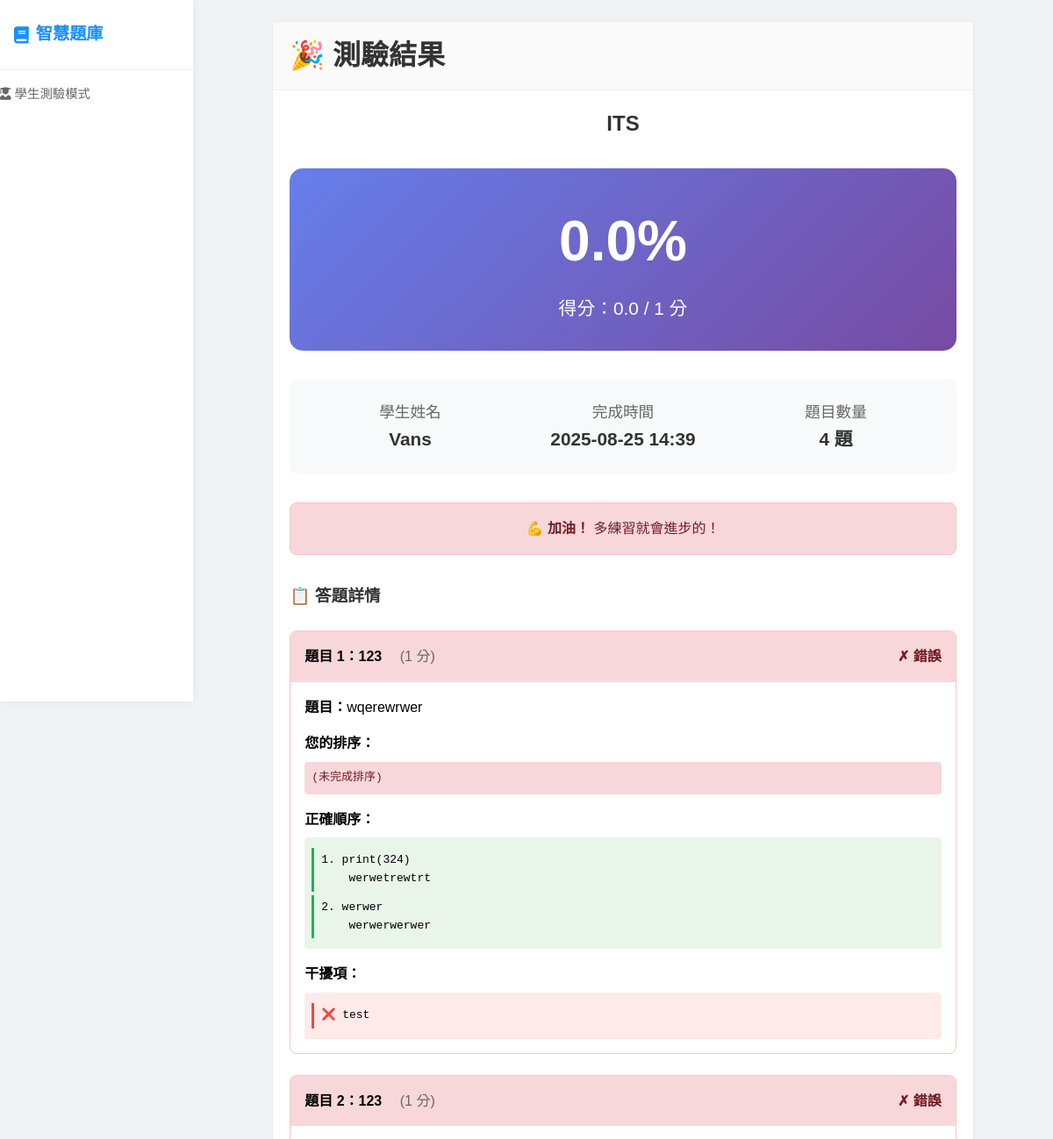
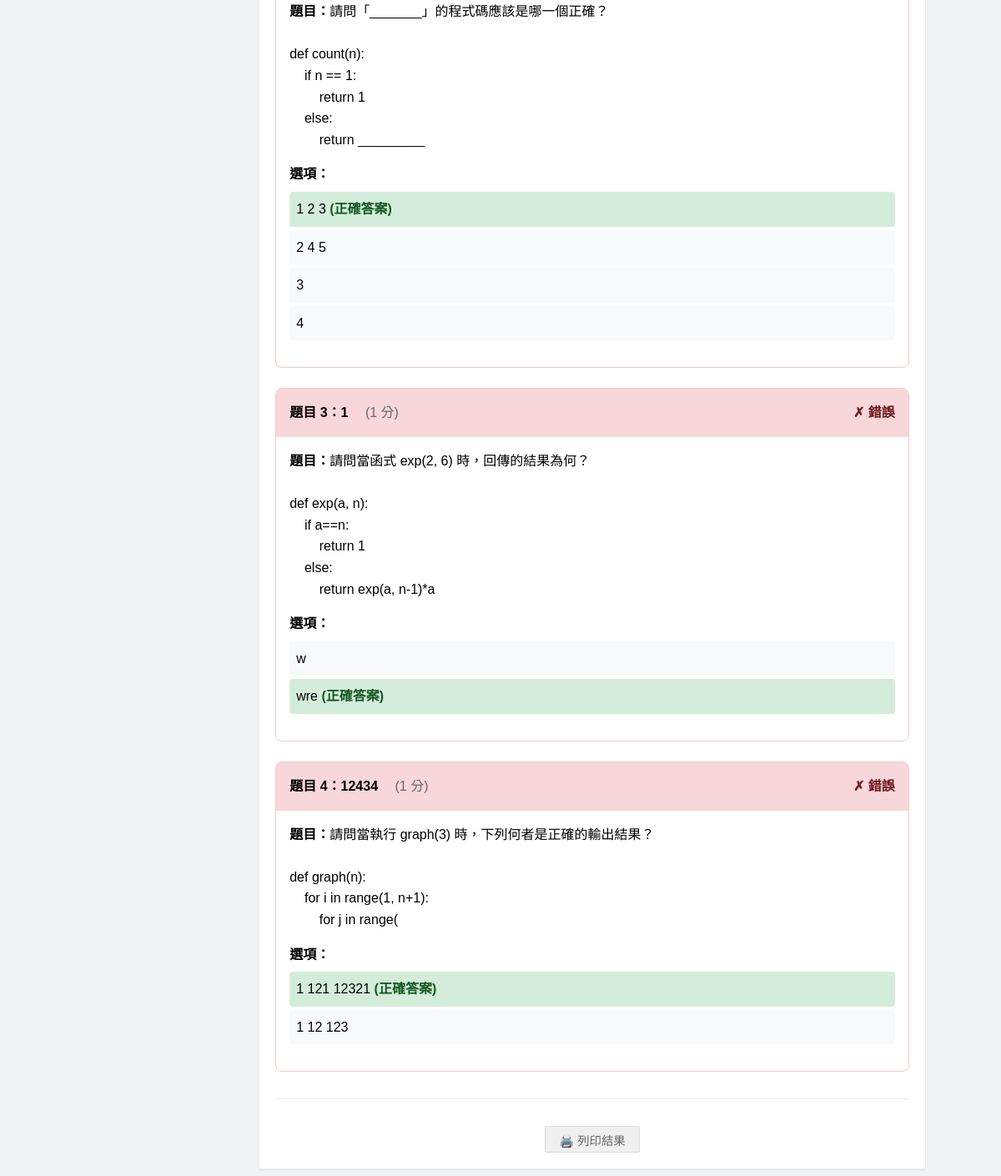
The app's page /result/1, older data (2 pictures, top to bottom).
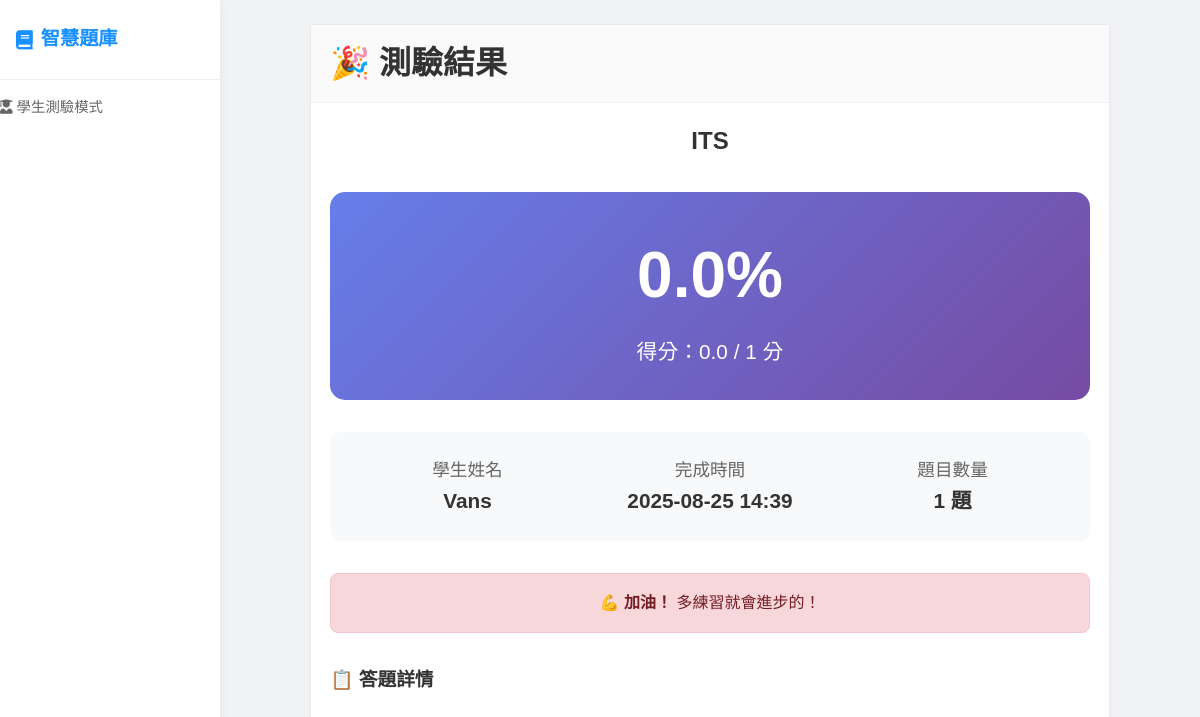
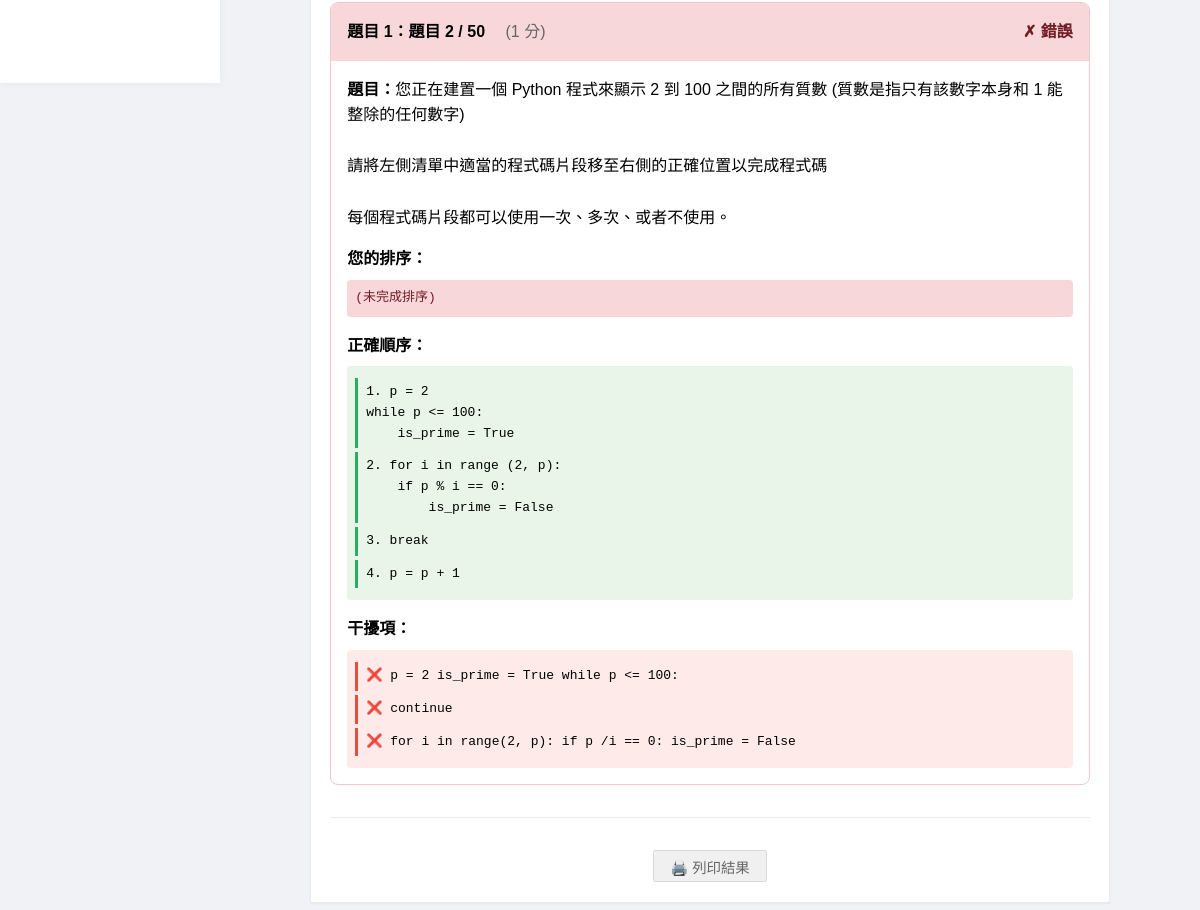
The same page, newer data (2 pictures, top to bottom).
### app.py (models this page shows)
class QuizBank(db.Model):
    id = db.Column(db.Integer, primary_key=True)
    title = db.Column(db.String(200), nullable=False)
    description = db.Column(db.Text)
    access_code = db.Column(db.String(10), unique=True, nullable=False)
    is_active = db.Column(db.Boolean, default=True)
    created_at = db.Column(db.DateTime, default=datetime.utcnow)
    teacher_id = db.Column(db.Integer, db.ForeignKey('user.id'), nullable=False)
    questions = db.relationship('Question', backref='quiz_bank', lazy=True, cascade='all, delete-orphan')
    submissions = db.relationship('Submission', backref='quiz_bank', lazy=True)

class Submission(db.Model):
    id = db.Column(db.Integer, primary_key=True)
    student_name = db.Column(db.String(100), nullable=False)
    student_email = db.Column(db.String(120))
    answers = db.Column(db.Text)  # JSON格式儲存答案
    score = db.Column(db.Float, default=0)
    total_points = db.Column(db.Integer, default=0)
    submitted_at = db.Column(db.DateTime, default=datetime.utcnow)
    quiz_bank_id = db.Column(db.Integer, db.ForeignKey('quiz_bank.id'), nullable=False)

class Question(db.Model):
    id = db.Column(db.Integer, primary_key=True)
    title = db.Column(db.String(200), nullable=False)
    question_text = db.Column(db.Text, nullable=False)
    question_type = db.Column(db.String(50), nullable=False)  # single_choice, multiple_choice, fill_blank, dropdown, parsons
    question_data = db.Column(db.Text)  # JSON格式儲存選項、正確答案等
    points = db.Column(db.Integer, default=1)
    order_index = db.Column(db.Integer, default=0)
    quiz_bank_id = db.Column(db.Integer, db.ForeignKey('quiz_bank.id'), nullable=False)
    created_at = db.Column(db.DateTime, default=datetime.utcnow)

### app.py (the view)
@app.route('/result/<int:submission_id>')
def view_result(submission_id):
    submission = Submission.query.get_or_404(submission_id)
    return render_template('result.html', submission=submission)

### app.py (called while the page is built)
@app.template_filter('from_json')
def from_json_filter(value):
    try:
        return json.loads(value) if value else {}
    except:
        return {}

### templates/result.html (shortened to what this page needs)
{% extends "quiz_base.html" %}
{% block content %}
<div style="max-width: 800px; margin: 0 auto;">
    <div class="card">
        <div class="card-header">
            <h1 style="margin: 0;">🎉 測驗結果</h1>
        </div>
        <div class="card-body">
            <div style="text-align: center; margin-bottom: 2rem;">
                <h2 style="color: #333; margin-bottom: 1rem;">{{ submission.quiz_bank.title }}</h2>
                <div style="background: linear-gradient(135deg, #667eea 0%, #764ba2 100%); color: white; padding: 2rem; border-radius: 15px; margin: 2rem 0;">
                    <div style="font-size: 4rem; font-weight: bold; margin-bottom: 0.5rem;">
                        {{ "%.1f"|format((submission.score / submission.total_points * 100) if submission.total_points > 0 else 0) }}%
                    </div>
                    <div style="font-size: 1.3rem;">
                        得分：{{ submission.score }} / {{ submission.total_points }} 分
                    </div>
                </div>
                <div style="background: #f8f9fa; padding: 1.5rem; border-radius: 10px; margin-bottom: 2rem;">
                    <div style="display: grid; grid-template-columns: repeat(auto-fit, minmax(150px, 1fr)); gap: 1rem; text-align: center;">
                        <div>
                            <div style="font-size: 1.1rem; color: #666;">學生姓名</div>
                            <div style="font-size: 1.3rem; font-weight: bold; color: #333;">{{ submission.student_name }}</div>
                        </div>
                        <div>
                            <div style="font-size: 1.1rem; color: #666;">完成時間</div>
                            <div style="font-size: 1.3rem; font-weight: bold; color: #333;">{{ submission.submitted_at.strftime('%Y-%m-%d %H:%M') }}</div>
                        </div>
                        <div>
                            <div style="font-size: 1.1rem; color: #666;">題目數量</div>
                            <div style="font-size: 1.3rem; font-weight: bold; color: #333;">{{ submission.quiz_bank.questions|length }} 題</div>
                        </div>
                    </div>
                </div>
                {% set percentage = (submission.score / submission.total_points * 100) if submission.total_points > 0 else 0 %}
                {% if percentage >= 80 %}
                <div style="background: #d4edda; border: 1px solid #c3e6cb; color: #155724; padding: 1rem; border-radius: 8px; margin-bottom: 1rem;">
                    <strong>🎉 優秀！</strong> 您的表現非常出色！
                </div>
                {% elif percentage >= 60 %}
                <div style="background: #fff3cd; border: 1px solid #ffeaa7; color: #856404; padding: 1rem; border-radius: 8px; margin-bottom: 1rem;">
                    <strong>👍 良好！</strong> 繼續努力，您會做得更好！
                </div>
                {% else %}
                <div style="background: #f8d7da; border: 1px solid #f5c6cb; color: #721c24; padding: 1rem; border-radius: 8px; margin-bottom: 1rem;">
                    <strong>💪 加油！</strong> 多練習就會進步的！
                </div>
                {% endif %}
            </div>
            <div style="margin-top: 2rem;">
                <h3 style="margin-bottom: 1.5rem; color: #333;">📋 答題詳情</h3>
                {% set student_answers = submission.answers | from_json %}
                {% for question in submission.quiz_bank.questions %}
                {% set question_data = question.question_data | from_json %}
                {% set user_answer = student_answers.get(question.id|string) %}
                {% set is_correct = false %}
                {% if question.question_type in ['single_choice', 'dropdown'] %}
                    {% set is_correct = (user_answer == question_data.get('correct_answer')) %}
                {% elif question.question_type == 'multiple_choice' %}
                    {% set correct_answers = question_data.get('correct_answers', []) %}
                    {% set user_answers_set = user_answer if user_answer is iterable and user_answer is not string else [] %}
                    {% set is_correct = (user_answers_set|sort == correct_answers|sort) %}
                {% elif question.question_type == 'fill_blank' %}
                    {% set correct_answer = question_data.get('correct_answer', '').lower().strip() %}
                    {% set user_answer_clean = (user_answer or '').lower().strip() %}
                    {% set is_correct = (user_answer_clean == correct_answer) %}
                {% elif question.question_type == 'parsons' %}
                    {% set correct_order = question_data.get('correct_order', []) %}
                    {% if user_answer is mapping %}
                        {% set user_order = [] %}
                        {% for i in range(1, (correct_order|length) + 1) %}
                            {% if user_answer[i|string] is defined %}
                                {% set _ = user_order.append(user_answer[i|string]) %}
                            {% endif %}
                        {% endfor %}
                    {% else %}
                        {% set user_order = user_answer if user_answer is iterable and user_answer is not string else [] %}
                    {% endif %}
                    {% set is_correct = (user_order|length == correct_order|length) and user_order == correct_order %}
                {% endif %}
                <div class="question-result" style="border: 1px solid {{ '#c3e6cb' if is_correct else '#f5c6cb' }}; border-radius: 8px; margin-bottom: 1.5rem; overflow: hidden;">
                    <div style="background: {{ '#d4edda' if is_correct else '#f8d7da' }}; padding: 1rem; display: flex; justify-content: space-between; align-items: center;">
                        <div>
                            <strong>題目 {{ loop.index }}：{{ question.title }}</strong>
                            <span style="margin-left: 1rem; color: #666;">({{ question.points }} 分)</span>
                        </div>
                        <div style="font-weight: bold; color: {{ '#155724' if is_correct else '#721c24' }};">
                            {{ '✓ 正確' if is_correct else '✗ 錯誤' }}
                        </div>
                    </div>
                    <div style="padding: 1rem;">
                        <div style="margin-bottom: 1rem;">
                            <strong>題目：</strong><span style="white-space: pre-wrap;">{{ question.question_text | trim }}</span>
                        </div>
                        {% if question.question_type in ['single_choice', 'multiple_choice'] %}
                        <div style="margin-bottom: 1rem;">
                            <strong>選項：</strong>
                            <div style="margin-top: 0.5rem;">
                                {% for option in question_data.options %}
                                {% set is_user_choice = (option == user_answer) or (user_answer and option in user_answer) %}
                                {% set is_correct_option = (option == question_data.get('correct_answer')) or (option in question_data.get('correct_answers', [])) %}
                                <div style="padding: 0.5rem; margin: 0.25rem 0; border-radius: 4px;
                                     background: {% if is_correct_option %}#d4edda{% elif is_user_choice %}#f8d7da{% else %}#f8f9fa{% endif %};">
                                    {{ option }}
                                    {% if is_correct_option %}
                                    <span style="color: #155724; font-weight: bold;"> (正確答案)</span>
                                    {% endif %}
                                </div>
                                {% endfor %}
                            </div>
                        </div>
                        {% elif question.question_type == 'parsons' %}
                        <div style="margin-bottom: 1rem;">
                            <strong>您的排序：</strong>
                            <div style="font-family: monospace; background: {{ '#d4edda' if is_correct else '#f8d7da' }}; padding: 0.5rem; border-radius: 4px; margin-top: 0.5rem;">
                                {% if user_answer %}
                                    {% for block in user_answer %}
                                    <div style="padding: 0.25rem 0; border-left: 3px solid {{ '#27ae60' if is_correct else '#e74c3c' }}; padding-left: 0.5rem; margin: 0.25rem 0; white-space: pre-wrap; font-family: monospace;">
                                        {{ loop.index }}. {{ block }}
                                        {% if block in question_data.get('correct_order', []) %}
                                            {% if question_data.get('correct_order', []).index(block) == loop.index - 1 %}
                                            <span style="color: #27ae60; margin-left: 1rem;">✓ 位置正確</span>
                                            {% else %}
                                            <span style="color: #f39c12; margin-left: 1rem;">⚠ 位置錯誤</span>
                                            {% endif %}
                                        {% else %}
                                            <span style="color: #e74c3c; margin-left: 1rem;">✗ 這是干擾項</span>
                                        {% endif %}
                                    </div>
                                    {% endfor %}
                                {% else %}
                                    <div style="color: #721c24;">(未完成排序)</div>
                                {% endif %}
                            </div>
                        </div>
                        <div>
                            <strong>正確順序：</strong>
                            <div style="font-family: monospace; background: #e8f5e8; padding: 0.5rem; border-radius: 4px; margin-top: 0.5rem;">
                                {% for block in question_data.get('correct_order', []) %}
                                <div style="padding: 0.25rem 0; border-left: 3px solid #27ae60; padding-left: 0.5rem; margin: 0.25rem 0; white-space: pre-wrap; font-family: monospace;">{{ loop.index }}. {{ block }}</div>
                                {% endfor %}
                            </div>
                        </div>
                        {% if question_data.get('distractor_blocks') %}
                        <div style="margin-top: 1rem;">
                            <strong>干擾項：</strong>
                            <div style="font-family: monospace; background: #ffeaea; padding: 0.5rem; border-radius: 4px; margin-top: 0.5rem;">
                                {% for block in question_data.get('distractor_blocks', []) %}
                                <div style="padding: 0.25rem 0; border-left: 3px solid #e74c3c; padding-left: 0.5rem; margin: 0.25rem 0;">❌ {{ block }}</div>
                                {% endfor %}
                            </div>
                        </div>
                        {% endif %}
                        {% endif %}
                    </div>
                </div>
                {% endfor %}
            </div>
            <div style="text-align: center; margin-top: 2rem; padding-top: 2rem; border-top: 1px solid #e9ecef;">
                <button onclick="window.print()" class="btn btn-secondary">🖨️ 列印結果</button>
            </div>
        </div>
    </div>
</div>
{% endblock %}

### templates/quiz_base.html (shortened to what this page needs)
<!DOCTYPE html>
<html lang="zh-TW">
<head>
    <link rel="stylesheet" href="{{ url_for('static', filename='css/style.css') }}">
    <link rel="stylesheet" href="https://cdnjs.cloudflare.com/ajax/libs/font-awesome/5.15.4/css/all.min.css">
</head>
<body>
    <div class="container">
        <nav class="navbar">
            <h1><i class="fas fa-book"></i> 智慧題庫</h1>
            <div class="nav-links">
                <span style="color: #666; font-size: 0.9rem;">
                    <i class="fas fa-user-graduate"></i> 學生測驗模式
                </span>
            </div>
        </nav>
        <div class="content">
            {% block content %}{% endblock %}
        </div>
    </div>
</body>
</html>

### static/css/style.css (style rules this page uses)
* { margin: 0; padding: 0; box-sizing: border-box; }
body { font-family: 'Microsoft JhengHei', Arial, sans-serif; line-height: 1.6; background: #f0f2f5; min-height: 100vh; }
.container { display: flex; min-height: 100vh; }
.navbar { width: 220px; background: #fff; color: #333; box-shadow: 0 0 10px rgba(0,0,0,0.05); display: flex; flex-direction: column; padding: 0; position: fixed; height: 100vh; z-index: 100; }
.navbar h1 { font-size: 1.2rem; font-weight: bold; padding: 1.5rem 1rem; color: #1890ff; border-bottom: 1px solid #f0f0f0; margin: 0; display: flex; align-items: center; gap: 8px; }
.navbar .nav-links { display: flex; flex-direction: column; padding: 1rem 0; }
.content { flex: 1; padding: 1.5rem 2rem; margin-left: 220px; background: #f0f2f5; }
.btn { display: inline-flex; align-items: center; justify-content: center; padding: 0.5rem 1rem; background: #1890ff; color: white; text-decoration: none; border: none; border-radius: 2px; cursor: pointer; font-size: 0.9rem; font-weight: 500; transition: all 0.2s; height: 32px; gap: 5px; }
.btn-secondary { background: #f0f0f0; color: #666; border: 1px solid #d9d9d9; }
.card { background: white; border-radius: 2px; box-shadow: 0 1px 2px rgba(0,0,0,0.05); margin-bottom: 1rem; overflow: hidden; transition: all 0.3s; border: 1px solid #eaeaea; }
.card-header { background: #fafafa; color: #333; padding: 0.8rem 1.2rem; font-weight: 500; border-bottom: 1px solid #f0f0f0; display: flex; justify-content: space-between; align-items: center; }
.card-body { padding: 1.2rem; }

Row changes from the older to the newer data that the page shows:
removed Question: title "123", points "1", value "✗ 錯誤", question_text "wqerewrwer", shows "(未完成排序)", block "print(324) werwetrewtrt" "werwer werwerwerwer", question_type "parsons" (drawn), block "test"
removed Question: title "123", points "1", value "✗ 錯誤", question_text "請問「_______」的程式碼應該是哪一個正確？ def count(n): if n == 1: return 1 else: return _________", options "1 2 3" "2 4 5" "3" "4"
removed Question: title "1", points "1", value "✗ 錯誤", question_text "請問當函式 exp(2, 6) 時，回傳的結果為何？ def exp(a, n): if a==n: return 1 else: return exp(a, n-1)*a", options "w" "wre"
removed Question: title "12434", points "1", value "✗ 錯誤", question_text "請問當執行 graph(3) 時，下列何者是正確的輸出結果？ def graph(n): for i in range(1, n+1): for j in range(", options "1 121 12321" "1 12 123"
added Question: title "題目 2 / 50", points "1", value "✗ 錯誤", question_text "您正在建置一個 Python 程式來顯示 2 到 100 之間的所有質數 (質數是指只有該數字本身和 1 能整除的任何數字) 請將左側清單中適當的程式碼片段移至右側的正確位置以完成程式碼 每個程式碼片段都可以使用一次、多次、或者不使用。", shows "(未完成排序)", block "p = 2 while p <= 100: is_prime = True" "for i in range (2, p): if p % i == 0: is_prime = False" "break" "p = p + 1", question_type "parsons" (drawn), block "p = 2 is_prime = True while p <= 100:" "continue" "for i in range(2, p): if p /i == 0: is_prime = False"
Text that changed along with them:
{{ submission.quiz_bank.questions|length }}: "4" → "1"
